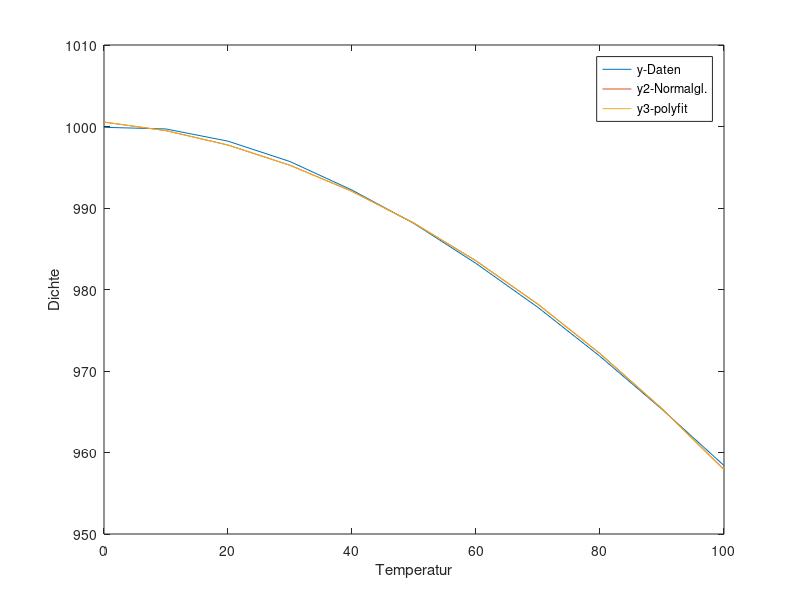

Reproduce this figure in MATLAB.
x=[0 10 20 30 40 50 60 70 80 90 100]';
y=[999.9 999.7 998.2 995.7 992.2 988.1 983.2 977.8 971.8 965.3 958.4]';

A=[x.^2 x ones(length(x),1)];
lambda=A\y;
lambda2=(A'*A)\(A'*y);

p=@(x)x^2*lambda(1)+x*lambda(2)+lambda(3);

y2=zeros(size(x));
for i=1:length(x)
    y2(i)=p(x(i));
end

Konditionszahl = cond(A'*A);
display(Konditionszahl);

p2=polyfit(x,y,2);
y3=polyval(p2,x);   
display(lambda);
display(p2');

plot(x,y,x,y2,x,y3);
xlabel('Temperatur');
ylabel('Dichte');
legend('y-Daten','y2-Normalgl.','y3-polyfit');

% Da A'*A  sehr schlecht konditioniert ist, ist polyfit genauer.